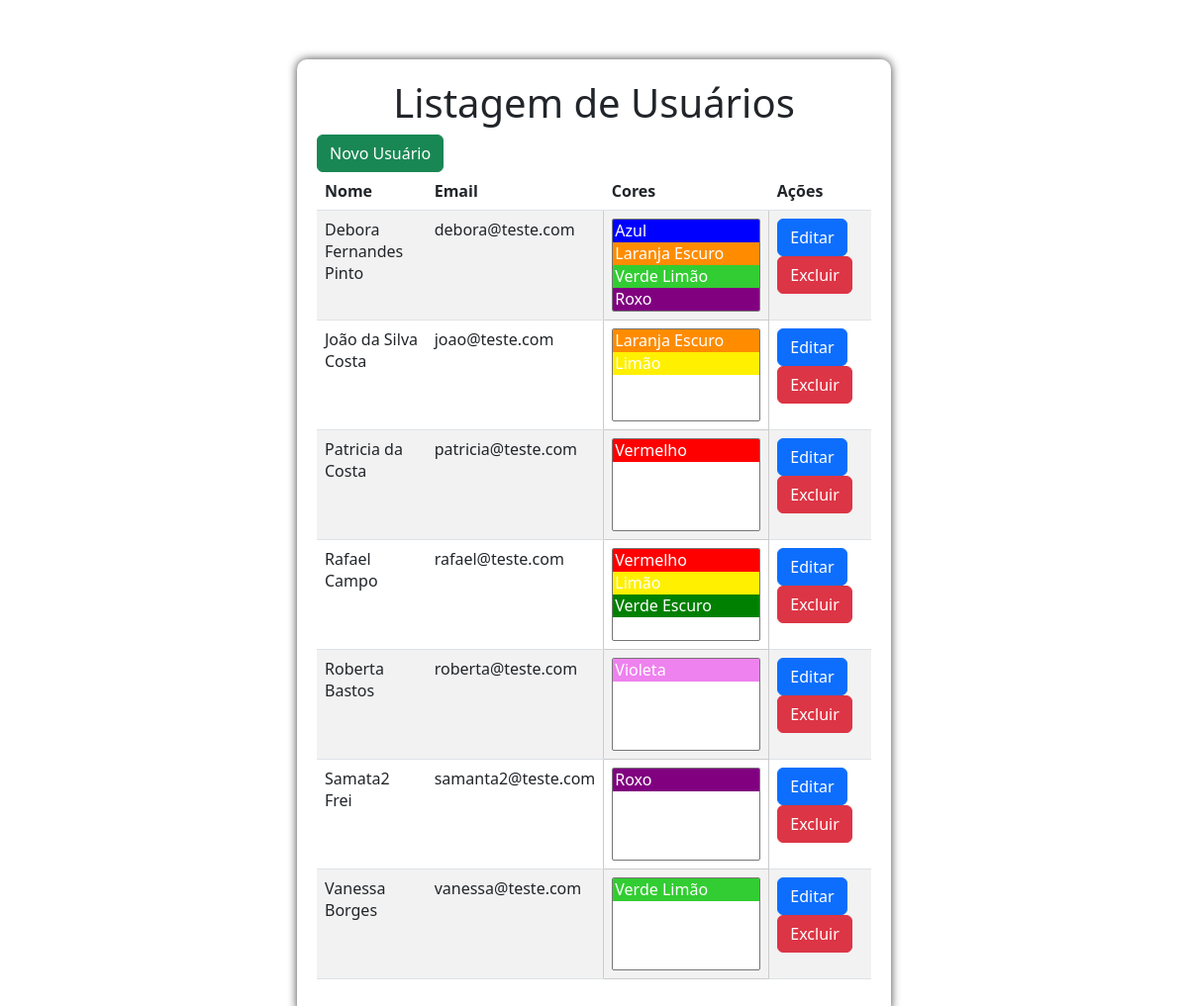
Before: / with the older database file.
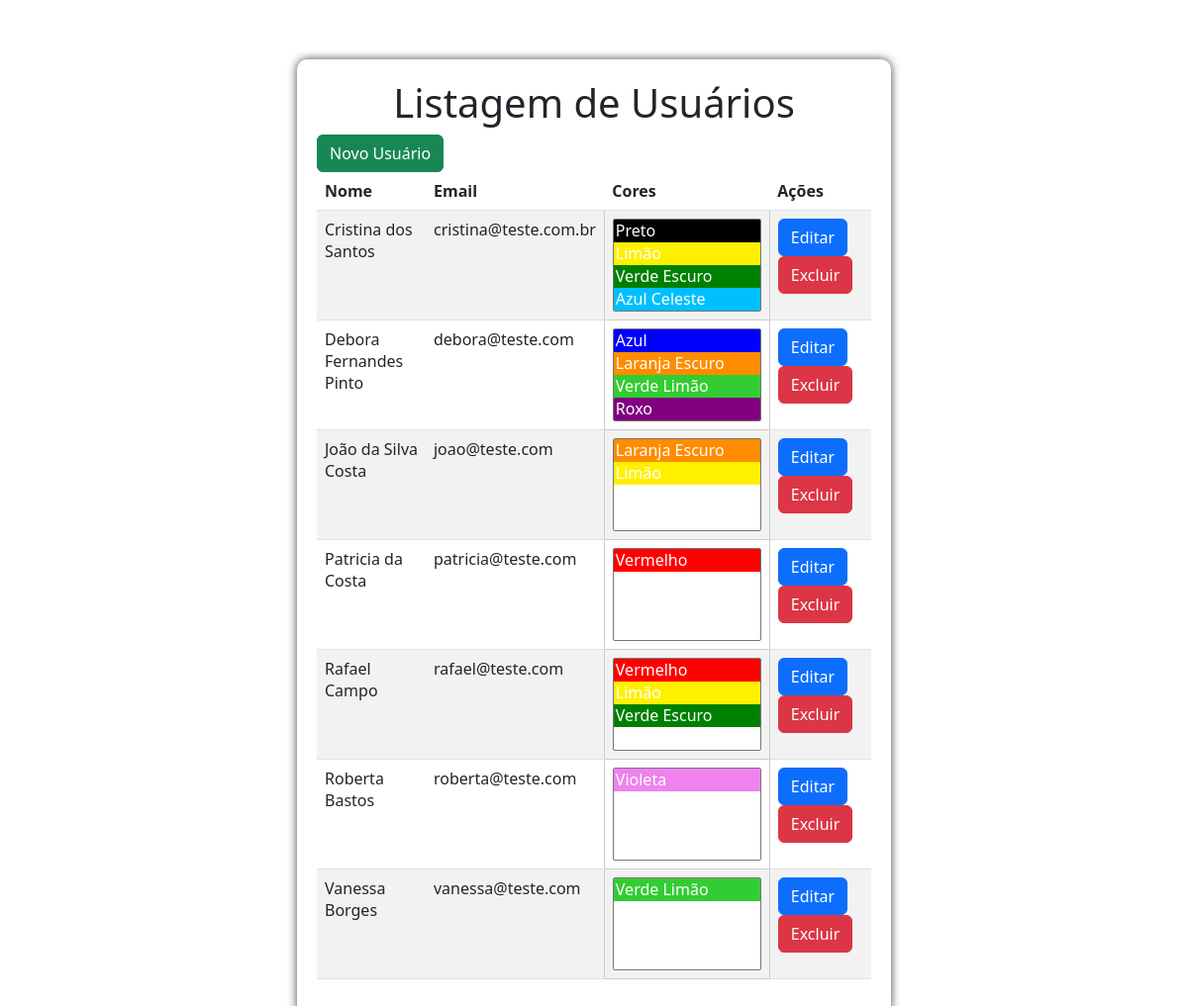
After: the same page with the newer database file.
### tables this page shows
CREATE TABLE users (
    id INTEGER PRIMARY KEY AUTOINCREMENT,
    name VARCHAR(100) NOT NULL,
    email VARCHAR(100) NOT NULL
);

### app/View/users/index.php (the view, shortened to what this page needs)
<?php
$stmt = $pdo->query('SELECT u.* FROM users u ORDER BY u.name ASC');
$users = $stmt->fetchAll(PDO::FETCH_ASSOC);
?>
    <div class="container" id='principal'>
    <h1><center>Listagem de Usuários</center></h1>
    <a href="/users/create" class="btn btn-success">Novo Usuário</a>
    <table class='table table-striped'>
        <thead>
            <tr>
                <th>Nome</th>
                <th>Email</th>
                <th>Cores</th>
                <th>Ações</th>
            </tr>
        </thead>
        <tbody>
            <?php foreach ($users as $user): ?>
                <tr>
                    <td><?= $user['name'] ?></td>
                    <td><?= $user['email'] ?></td>
                    <td class="color-cell" style="background-color:<?=$user['hexadecimal']?>; color:#fff"><center>
                    <select multiple style='width:150px'>
                            <?php
                                $stmtColor = $pdo->prepare('SELECT c.* FROM colors c INNER JOIN user_colors uc ON c.id = uc.color_id WHERE uc.user_id = :userId');
                                $stmtColor->execute(['userId' => $user['id']]);
                                $cores = $stmtColor->fetchAll(PDO::FETCH_ASSOC);
                                foreach ($cores as $cor) {
                                    echo "<option value='{$cor['id']}' style='background-color:{$cor['hexadecimal']}; color:#fff;'>{$cor['name']}</option>";
                                }
                            ?>
                    </select>
                    <?= $user['color_name'] ?></center></td>
                    <td>
                        <a href="/users/<?= $user['id'] ?>/edit" class="btn btn-primary">Editar</a>
                        <form action="/users/" method="POST" style="display: inline;">
                            <button type="submit" onclick="return confirm('Tem certeza que deseja excluir este usuário?')" class="btn btn-danger">Excluir</button>
                        </form>
                    </td>
                </tr>
            <?php endforeach; ?>
        </tbody>
    </table>
    </div>

### public/index.php (shortened to what this page needs)
<?php session_start();
    $requestUri = $_SERVER['REQUEST_URI'];
    $dsn = 'sqlite:' . __DIR__ . '/../database/db.sqlite';
    try {
        $pdo = new PDO($dsn);
    } catch (PDOException $e) {
        echo "Erro de conexão: " . $e->getMessage();
        echo "<br>";
        echo "DSN: " . $dsn;
    }
?>
<html lang="pt-br">
<head>
    <link href="https://cdn.jsdelivr.net/npm/bootstrap@5.3.0-alpha1/dist/css/bootstrap.min.css" rel="stylesheet">
    <link href="css/estilo.css" rel="stylesheet" />
</head>
<body>
<?php
    if ($requestUri === '/') {
        require VIEWS_PATH . 'users/index.php';
    }else {
        http_response_code(404);
        echo "Página não encontrada";
    }
?>
</body>
</html>

### public/css/estilo.css (style rules this page uses)
#principal { margin-top:5%; box-shadow: 0px 0px 10px 0px rgba(0,0,0,0.75); border-radius: 10px; width:50%; padding:20px 20px 20px 20px }
.color-cell { width: 50px; height: 20px; border: 1px solid #ccc; }

Changed rows visible on the page:
removed users: name "Samata2 Frei", email "samanta2@teste.com", colors ($cor['id'] 17 (drawn))
added users: name "Cristina dos Santos", email "cristina@teste.com.br", colors ($cor['id'] 3 (drawn)), colors ($cor['id'] 11 (drawn)), colors ($cor['id'] 13 (drawn)), colors ($cor['id'] 15 (drawn))
